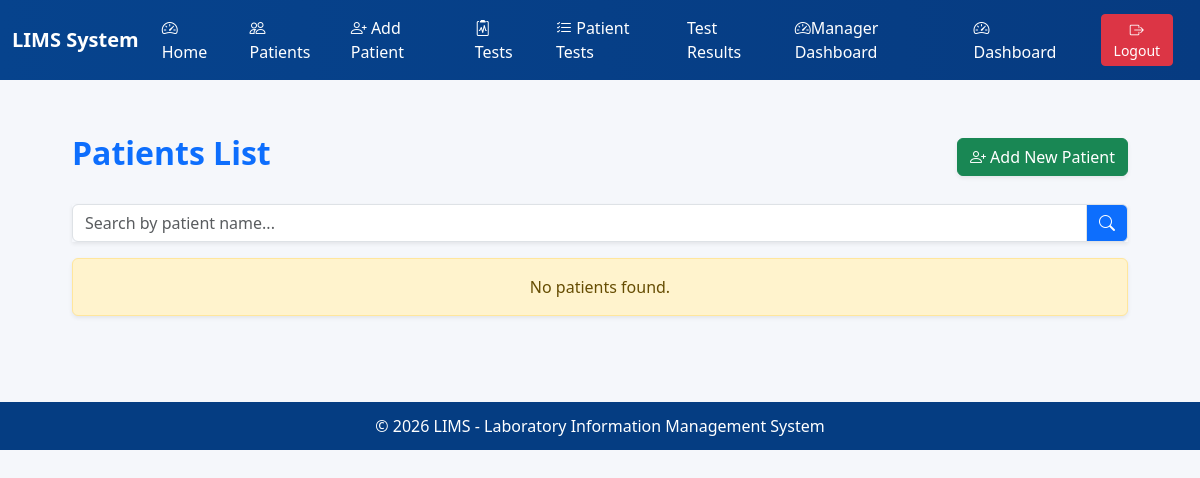
/patient/, run on an earlier commit of the app's database.
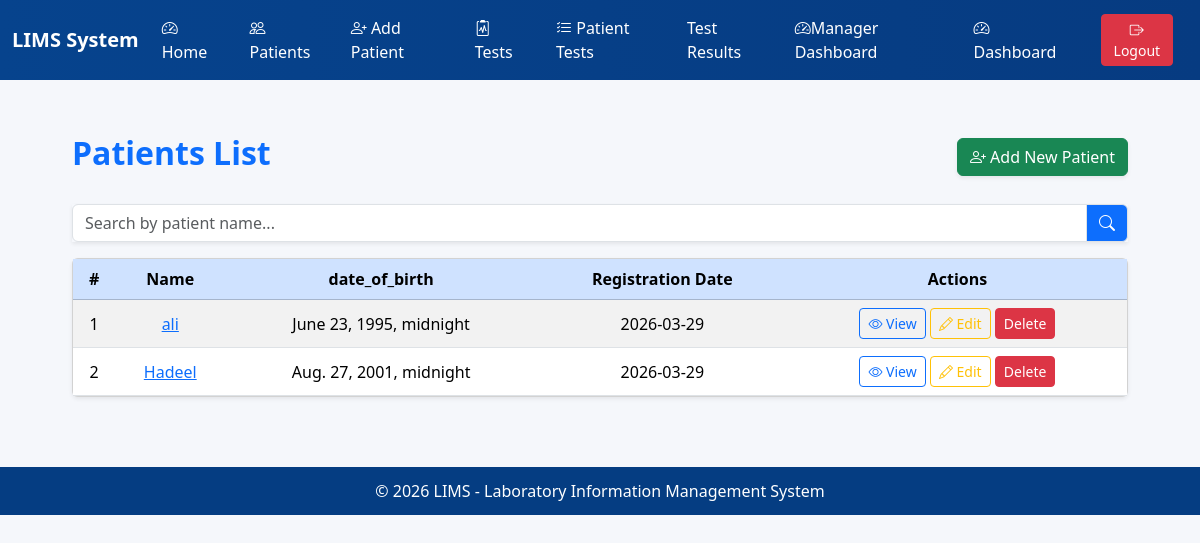
And on a later commit of the database.
### core/models.py (models this page shows, shortened)
class Patient(models.Model):
    id = models.BigAutoField(primary_key=True)
    test_subject_id = models.CharField(max_length=50, unique=True, blank=True)
    national_id = models.CharField(max_length=30, unique=True, blank=True, null=True)
    first_name = models.CharField(max_length=120)
    middle = models.CharField(max_length=120, blank=True, null=True)
    last_name = models.CharField(max_length=120)
    date_of_birth = models.DateTimeField(blank=True, null=True)
    GENDER_CHOICES = [('M', 'Male'), ('F', 'Female'), ('O', 'Other'), ('U', 'Unknown')]
    gender = models.CharField(max_length=1, choices=GENDER_CHOICES, default='U')
    blood_group = models.CharField(max_length=3, blank=True, null=True)
    phone = models.CharField(max_length=30, blank=True, null=True)
    email = models.EmailField(blank=True, null=True)
    address = models.TextField(blank=True, null=True)
    emergency_contact = models.CharField(max_length=120, blank=True, null=True)
    registration_date = models.DateTimeField(auto_now_add=True)
    last_update = models.DateTimeField(auto_now=True)
    notes = models.TextField(blank=True, null=True)
    class Meta:
        verbose_name = "Patient"
        verbose_name_plural = "Patients"
        ordering = ['-registration_date']
        indexes = [
            models.Index(fields=['test_subject_id']),
            models.Index(fields=['national_id']),
            models.Index(fields=['last_name', 'first_name']),
        ]

### core/views.py (the view)
# urls.py: path('patient/', views.patient_list, name='patient_list'),
def patient_list(request):
    patients = Patient.objects.all()
    return render(request, 'core/patient_list.html', {'patients': patients})

### core/templates/core/patient_list.html (shortened to what this page needs)
{% extends "base.html" %}
{% block content %}
<div class="container mt-4">
    <div class="d-flex justify-content-between align-items-center mb-4">
        <h2 class="fw-bold text-primary">Patients List</h2>
        <a href="{% url 'core:patient_create' %}" class="btn btn-success shadow-sm">
            <i class="bi bi-person-plus"></i> Add New Patient
        </a>
    </div>
    <div class="input-group mb-3 shadow-sm">
        <input type="text" id="searchInput" class="form-control" placeholder="Search by patient name...">
        <span class="input-group-text bg-primary text-white"><i class="bi bi-search"></i></span>
    </div>
    {% if patients %}
    <div class="card shadow-sm">
        <div class="card-body p-0">
            <table class="table table-hover table-striped mb-0" id="patientTable">
                <thead class="table-primary text-center">
                    <tr>
                        <th>#</th>
                        <th>Name</th>
                        <th>date_of_birth</th>
                        <th>Registration Date</th>
                        <th>Actions</th>
                    </tr>
                </thead>
                <tbody class="text-center align-middle">
                    {% for patient in patients %}
                    <tr>
                        <td>{{ forloop.counter }}</td>
                        <td>
                            <a href="{% url 'core:patient_detail' patient.id %}">
                                {{ patient.first_name }}
                            </a>
                        </td>
                        <td>{{ patient.date_of_birth }}</td>
                        <td>{{ patient.registration_date|date:"Y-m-d" }}</td>
                        <td>
                            <a href="{% url 'core:patient_detail' patient.id %}" class="btn btn-sm btn-outline-primary">
                                <i class="bi bi-eye"></i> View
                            </a>
                            <a href="{% url 'core:patient_update' patient.id %}" class="btn btn-sm btn-outline-warning">
                                <i class="bi bi-pencil"></i> Edit
                            </a>
                            <a href="{% url 'core:patient_delete' patient.pk %}" class="btn btn-sm btn-danger">
                                Delete
                            </a>
                        </td>
                    </tr>
                    {% endfor %}
                </tbody>
            </table>
        </div>
    </div>
    {% else %}
    <div class="alert alert-warning text-center shadow-sm mt-3">
        No patients found.
    </div>
    {% endif %}
</div>
{% endblock %}

What changed in the data, as far as the page shows it:
added Patient: first_name "ali", date_of_birth "June 23, 1995, midnight", registration_date "2026-03-29"
added Patient: first_name "Hadeel", date_of_birth "Aug. 27, 2001, midnight", registration_date "2026-03-29"
Also different on the page:
text no longer shown: "No patients found."
text now shown: "# Name date_of_birth Registration Date Actions"
